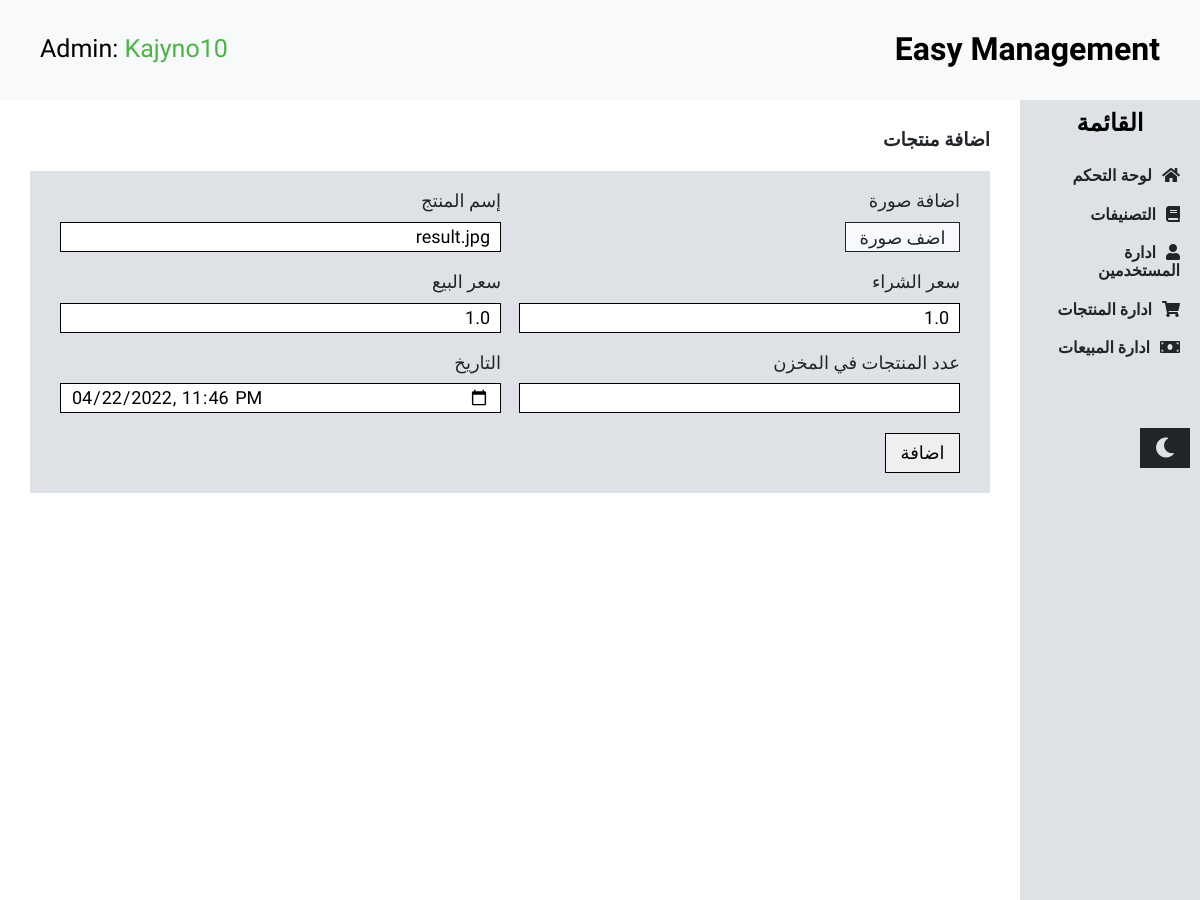
The page /update_products/1 (signed in) on the database as committed earlier.
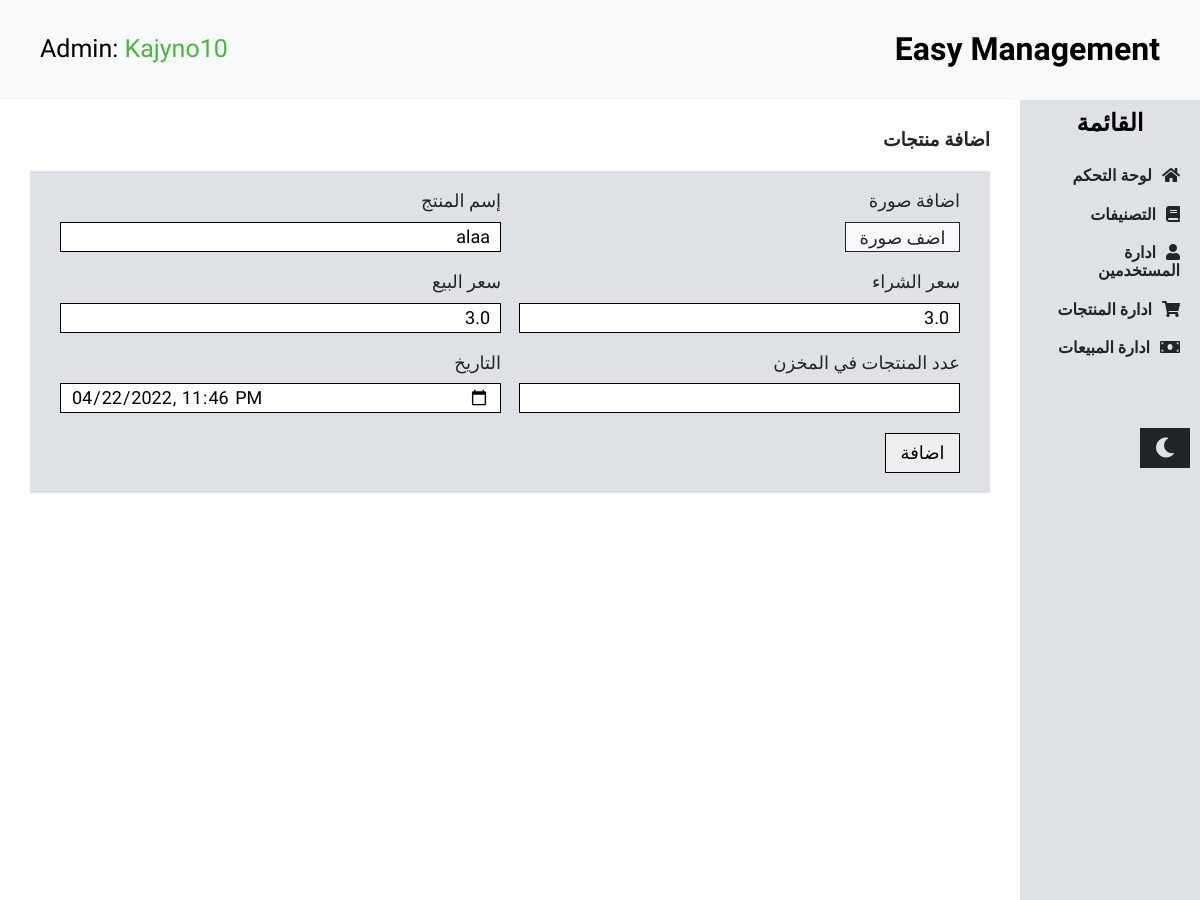
The same page on the database as committed later.
### management/models.py (models this page shows, shortened)
class Product(models.Model):
    image = models.ImageField(null=True)
    name = models.CharField(null=True, max_length=50)
    available = models.IntegerField(null=True)
    price_of_buy = models.FloatField(null=True)
    price_of_sale = models.FloatField(null=True)
    date_add_product = models.DateTimeField(null=True, default=datetime.now())

### management/views.py (the view, shortened to what this page needs)
# urls.py: path("update_products/<int:products_id>", update_products, name="update_products"),
def update_products(request, products_id):
    image = request.POST.get("image")
    name = request.POST.get("name")
    price_of_buy = request.POST.get("purchasingPrice")
    price_of_sale = request.POST.get("sellingPrice")
    available = request.POST.get("inStock")
    date = request.POST.get("date")
    context = {
        "update_products": Product.objects.get(id=products_id),
    }
    return render(request, "add-products.html", context)

### templates/add-products.html (shortened to what this page needs)
{% extends "base.html" %}
{% load static %}
{% block content %}
    {% if user.is_superuser %}
        <section class="forms">
            <h3>اضافة منتجات</h3>
            {% if update_products %}
                <form class="add-items add-products" method="post">
                    <div class="group-form">
                        <label for="image">اضافة صورة</label>
                        <input
                                class="custom-input"
                                id="image"
                                type="file"
                                name="image"
                                value="{{ update_products.image }}"
                        />
                    </div>
                    <div class="group-form">
                        <label for="name">إسم المنتج</label>
                        <input id="name" type="text" name="name" value="{{ update_products.name }}"/>
                    </div>
                    <div class="group-form">
                        <label for="purchasingPrice">سعر الشراء</label>
                        <input
                                id="purchasingPrice"
                                type="number"
                                name="purchasingPrice"
                                min="1"
                                value="{{ update_products.price_of_buy }}"
                        />
                    </div>
                    <div class="group-form">
                        <label for="sellingPrice">سعر البيع</label>
                        <input
                                id="sellingPrice"
                                type="number"
                                name="sellingPrice"
                                min="1"
                                value="{{ update_products.price_of_sale }}"
                        />
                    </div>
                    <div class="group-form">
                        <label for="inStock">عدد المنتجات في المخزن</label>
                        <input id="inStock" type="number" name="inStock" min="1" value=""/>
                    </div>
                    <div class="group-form">
                        <label for="date">التاريخ</label>
                        <input lang="en" id="date" type="datetime-local" name="date"
                               value=""/>
                    </div>
                    <button>اضافة</button>
                </form>
            {% endif %}
        </section>
    {% else %}
        <section class="forms">
            <h3>هذد الصفحة متاحة للأدمن فقط <a style="color: #4bb543" href="">قم بالتسجيل كأدمن </a></h3>
        </section>
    {% endif %}
{% endblock %}

Rows that differ between the two databases and show on the page:
changed Product: name "result.jpg" → "alaa"; purchasingPrice "1.0" → "3.0"; sellingPrice "1.0" → "3.0"
